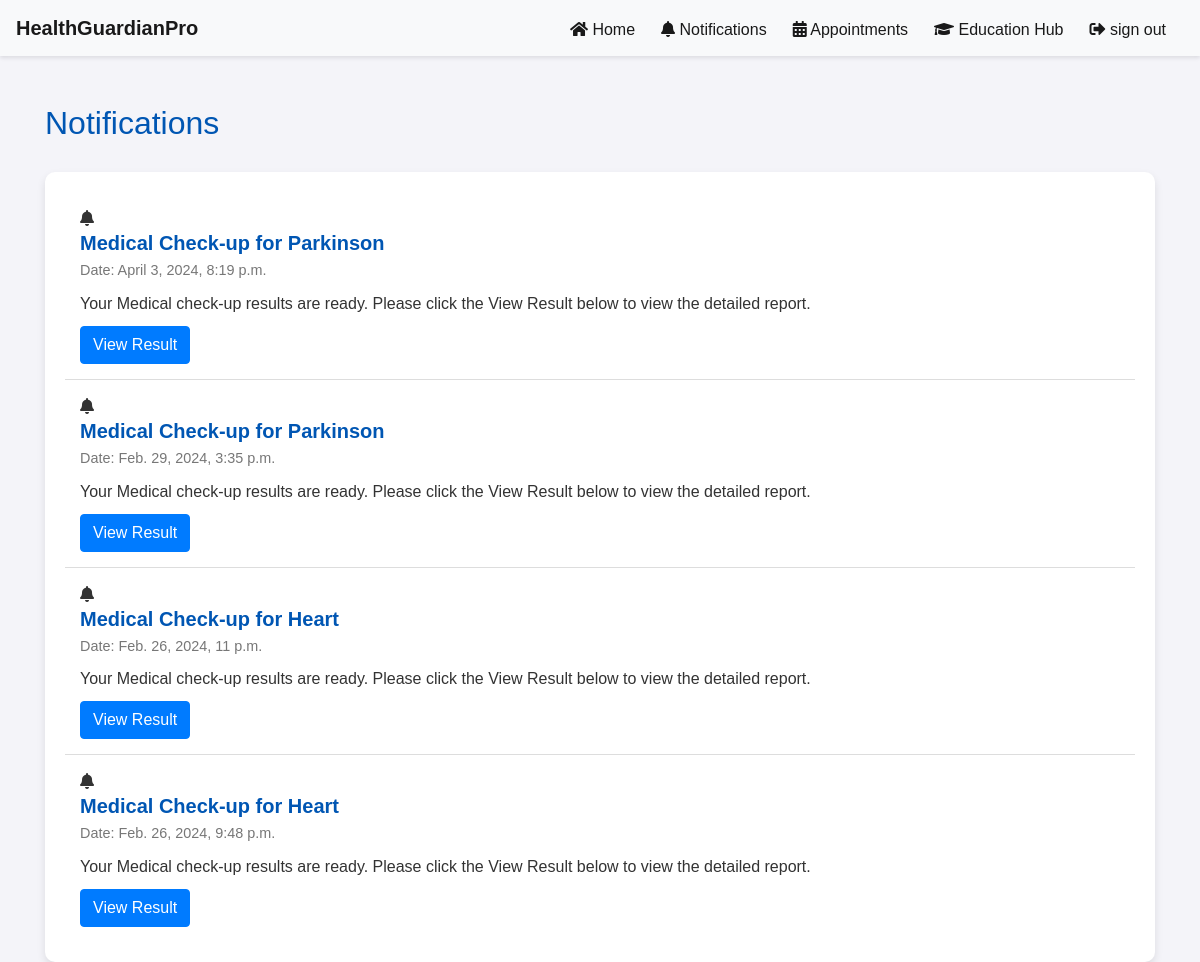
Before: /app/patient_notification/ (signed in) with the older database file.
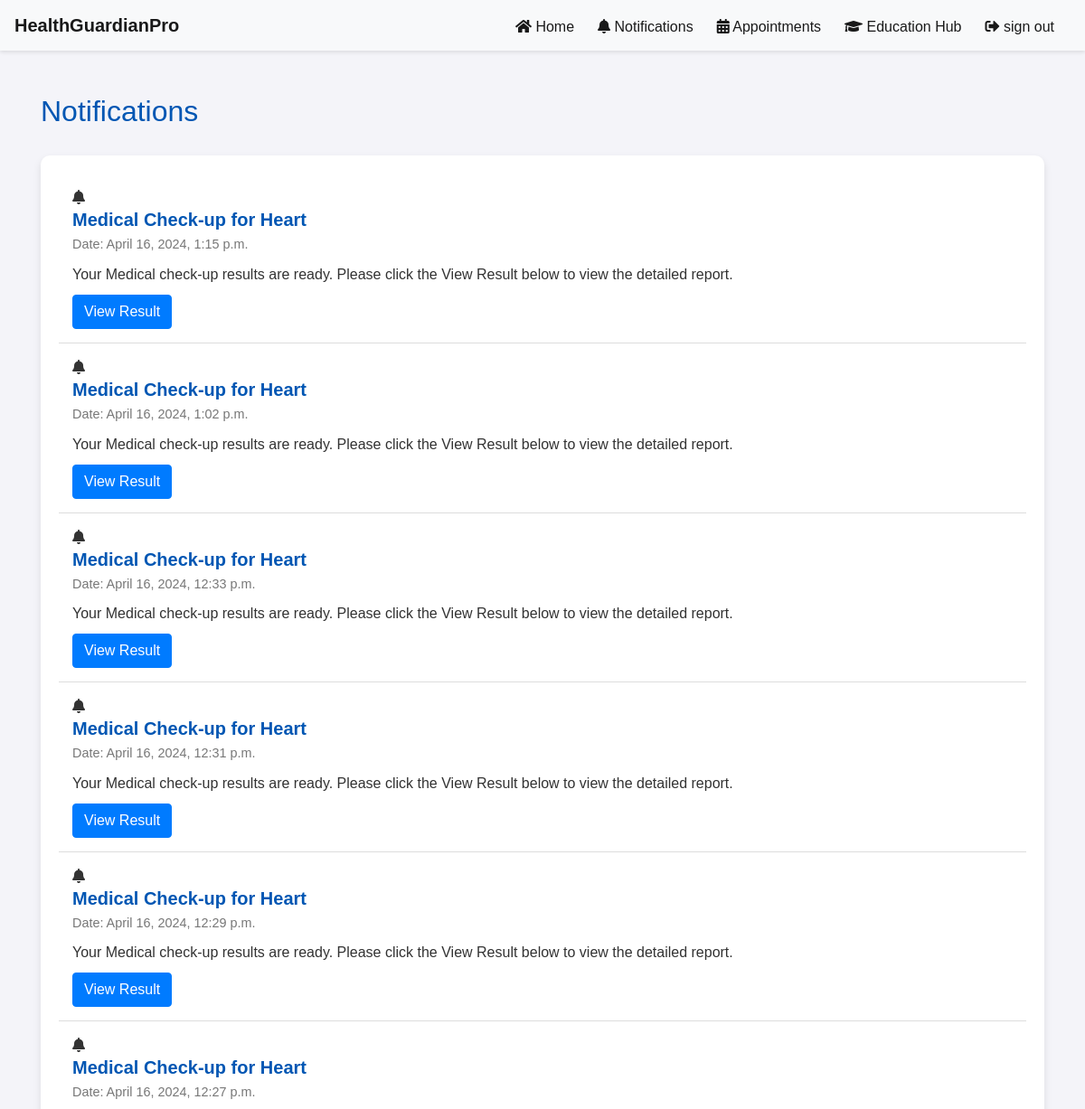
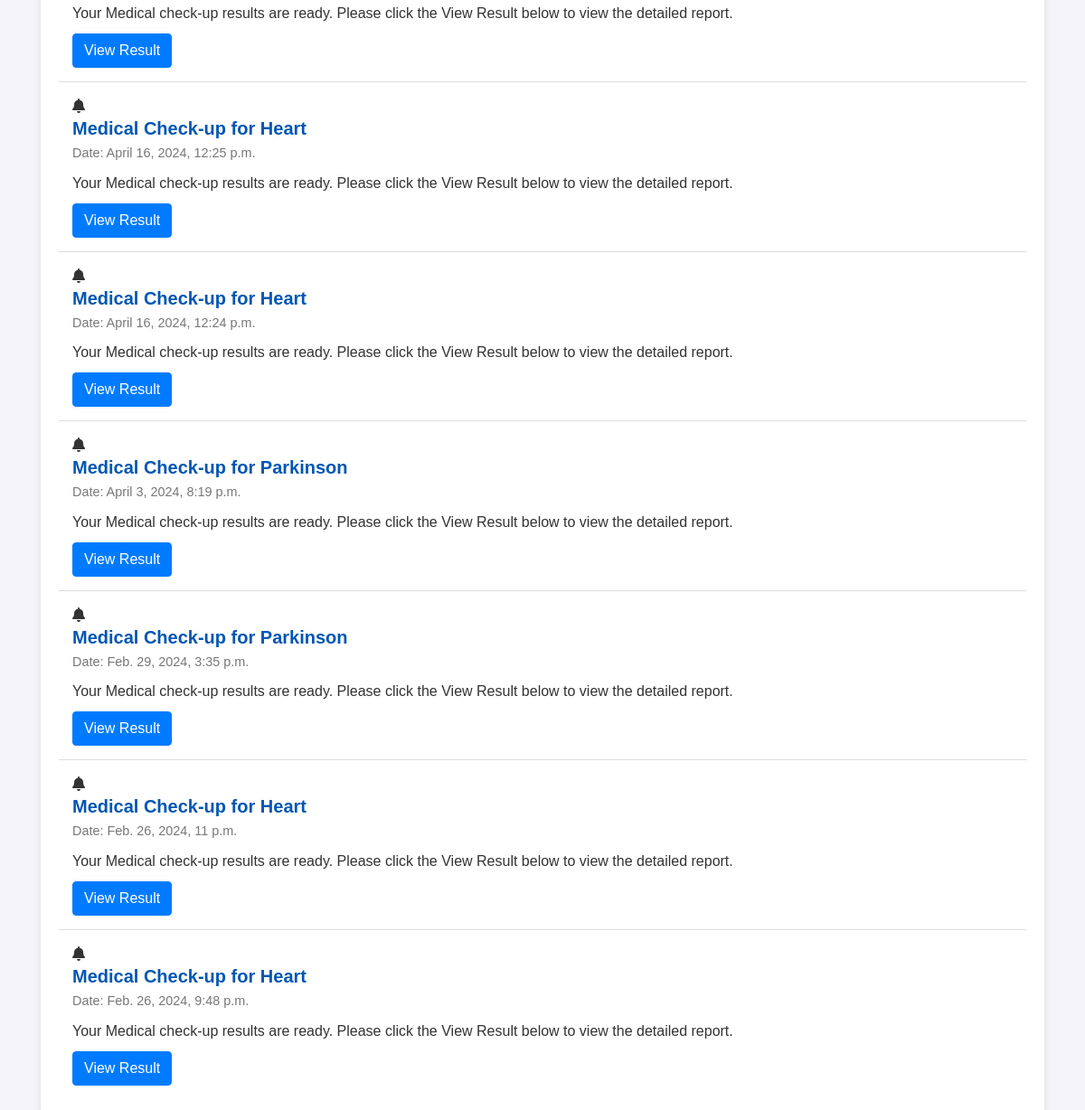
After: the same page with the newer database file (2 pictures, top to bottom).
### predictor/models.py (models this page shows, shortened)
class Report(models.Model):
    report_id = models.AutoField(primary_key=True)
    user = models.ForeignKey(User, on_delete=models.CASCADE)
    disease_type = models.CharField(max_length=100)
    result = models.TextField(max_length=50)
    created_date = models.DateTimeField(auto_now_add=True)

### predictor/views.py (the view)
# urls.py: path('patient_notification/', views.patient_notification, name='patient_notification'),
def patient_notification(request):
    if request.user.is_authenticated:
        user_id = request.user.id
        patient_reports = Report.objects.filter(user_id=user_id).order_by('-created_date')
    return render(request, 'patient_notification.html',{'patient_reports': patient_reports})

### predictor/templates/patient_notification.html (shortened to what this page needs)
{% if request.user.is_authenticated %}
<!DOCTYPE html>
<html lang="en">
<head>
    <link href="https://cdnjs.cloudflare.com/ajax/libs/font-awesome/5.15.1/css/all.min.css" rel="stylesheet">
    <link href="https://stackpath.bootstrapcdn.com/bootstrap/4.5.2/css/bootstrap.min.css" rel="stylesheet">
</head>
<body>
    {% include 'patient_nav_bar.html' %}
<div class="container mt-5">
   <h2 class="page-title">Notifications</h2>
    <div class="notifications-list">
        {% for report in patient_reports %}
        <div class="notification-item">
            <i class="fas fa-bell "></i>
            <h5 class="notification-title">Medical Check-up for {{ report.disease_type }}</h5>
            <p class="notification-date">Date: {{ report.created_date }}</p>
            <p class="notification-message">Your Medical check-up results are ready. Please click the View Result below to view the detailed report.</p>
            <form method="post" action="{% url 'patient_report_result'%}" >
                <button type="submit" class="btn btn-primary view-result-btn" >View Result</button>
            </form>
        </div>
        {% endfor %}
    </div>
</div>
</body>
</html>
{% endif %}

Changed rows visible on the page:
added Report: disease_type "Heart", created_date "April 16, 2024, 1:15 p.m."
added Report: disease_type "Heart", created_date "April 16, 2024, 1:02 p.m."
added Report: disease_type "Heart", created_date "April 16, 2024, 12:33 p.m."
added Report: disease_type "Heart", created_date "April 16, 2024, 12:31 p.m."
added Report: disease_type "Heart", created_date "April 16, 2024, 12:29 p.m."
added Report: disease_type "Heart", created_date "April 16, 2024, 12:27 p.m."
added Report: disease_type "Heart", created_date "April 16, 2024, 12:25 p.m."
added Report: disease_type "Heart", created_date "April 16, 2024, 12:24 p.m."
